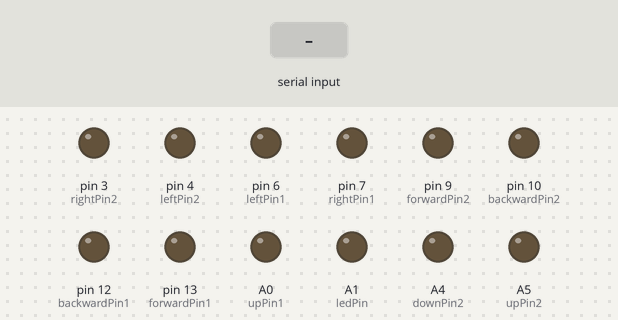
Bench run of a sketch on a simulated Arduino Uno, built with avr-gcc and run on an emulated ATmega328P. Parts: output pins drawn as LEDs (lit = HIGH). The test bench sets the inputs (shaded band).

Above: at 1.2 s.
1.3 s: "30,150\n" received over Serial
At 3.0 s:
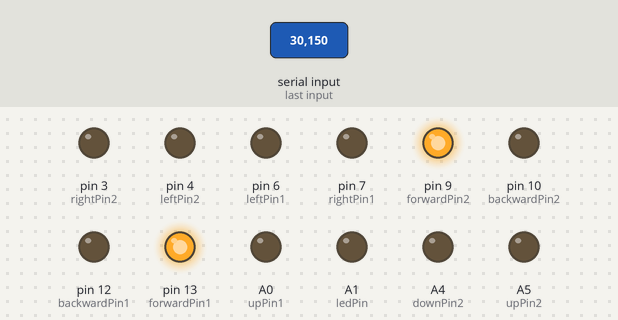
At 7.2 s:
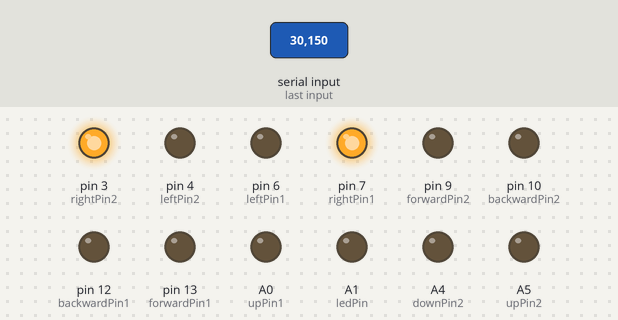
Timing chart, 0 to 17.3 s (numbered marks = the images above; inputs shaded):
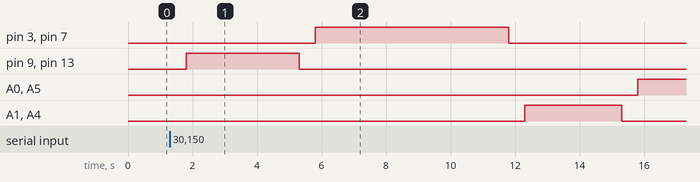

The sketch:

interact-with-python-script.ino
```cpp
/*
      Author: Nicholas Bester
      Title: Twitter Mention Test
      Version: 0.1
*/

// Debuging variables
int const DEBUG = 0; // Test LED without Serial feedback

// LED control
int ledPin = A1;

// Value sent from Python
int signalState;

//value to check if loop has finished
bool allowLoop = true;

// Rood => Rechts
// Zwart => links

//forward pins => yellow
int forwardPin1 = 13;
int forwardPin2 = 9;

//backward pins => yellow
int backwardPin1 = 12;
int backwardPin2 = 10;

//left pins
int leftPin1 = 6;
int leftPin2 = 4;

//right pins
int rightPin1 = 7;
int rightPin2 = 3;

//up pins
int upPin1 = A0;
int upPin2 = A5;

//down pins
int downPin1 = A1;
int downPin2 = A4;

void setup() {
  // Transistor pin connection on board
  pinMode(ledPin, OUTPUT);

  pinMode(forwardPin1, OUTPUT);
  pinMode(forwardPin2, OUTPUT);
  pinMode(backwardPin1, OUTPUT);
  pinMode(backwardPin2, OUTPUT);

  pinMode(leftPin1, OUTPUT);
  pinMode(leftPin2, OUTPUT);
  pinMode(rightPin1, OUTPUT);
  pinMode(rightPin2, OUTPUT);

  pinMode(downPin1, OUTPUT);
  pinMode(downPin2, OUTPUT);
  pinMode(upPin1, OUTPUT);
  pinMode(upPin2, OUTPUT);


  // Enabling communication
  Serial.begin(9600);
  // Test breadboard setup to LED
  if (DEBUG) {
    tweetReceived();
  }


}

void loop() {
  if (!DEBUG) {
    if (Serial.available()) {
      byte receivedValue = Serial.read() - '0';
      signalState = receivedValue;

      if (signalState == 1) {
        tweetReceived();
      }

      else if (signalState == 0) {
        ledToggle(false);
      }

      Serial.flush();
    }
  }
}

// Flash the light when tweet is received
void tweetReceived() {
  /*for (int i = 0; i < 10; i++) {
    ledToggle(true);
    delay(100);
    ledToggle(false);
    delay(100);
  }*/
   if(allowLoop) {
    allowLoop = false;
    goForward(3500);
    goRight(6000);
    goDown(3000);
    goUp(3000);
    goLeft(5900); //geen 6000 => gaat anders net iets te ver
    goBackwards(3300); //geen 3500 => gaat anders net iets te ver
    goDown(1000);
    goUp(1000);
    allowLoop = true;
  }
}

// turn LED on and off
void ledToggle(boolean value) {
  if (value) {
    analogWrite(ledPin, 1023);
  } else {
    analogWrite(ledPin, 0);
  }
}

void goForward(int amountOfMS) {
  delay(500); //making sure not to short out the circuit
  digitalWrite(backwardPin1, LOW);
  digitalWrite(backwardPin2, LOW);
  digitalWrite(forwardPin1, HIGH);
  digitalWrite(forwardPin2, HIGH);
  delay(amountOfMS);
  //making sure all outputs are LOW again after action
  digitalWrite(backwardPin1, LOW);
  digitalWrite(backwardPin2, LOW);
  digitalWrite(forwardPin1, LOW);
  digitalWrite(forwardPin2, LOW);
}

void goBackwards(int amountOfMS) {
  delay(500); //making sure not to short out the circuit
  digitalWrite(backwardPin1, HIGH);
  digitalWrite(backwardPin2, HIGH);
  digitalWrite(forwardPin1, LOW);
  digitalWrite(forwardPin2, LOW);
  delay(amountOfMS);
  //making sure all outputs are LOW again after action
  digitalWrite(backwardPin1, LOW);
  digitalWrite(backwardPin2, LOW);
  digitalWrite(forwardPin1, LOW);
  digitalWrite(forwardPin2, LOW);
}

void goLeft(int amountOfMS) {
  delay(500); //making sure not to short out the circuit
  digitalWrite(leftPin1, HIGH);
  digitalWrite(leftPin2, HIGH);
  digitalWrite(rightPin1, LOW);
  digitalWrite(rightPin2, LOW);
  delay(amountOfMS);
  //making sure all outputs are LOW again after action
  digitalWrite(leftPin1, LOW);
  digitalWrite(leftPin2, LOW);
  digitalWrite(rightPin1, LOW);
  digitalWrite(rightPin2, LOW);
}

void goRight(int amountOfMS) {
  delay(500); //making sure not to short out the circuit
  digitalWrite(rightPin1, HIGH);
  digitalWrite(rightPin2, HIGH);
  digitalWrite(leftPin1, LOW);
  digitalWrite(leftPin2, LOW);
  delay(amountOfMS);
  //making sure all outputs are LOW again after action
  digitalWrite(leftPin1, LOW);
  digitalWrite(leftPin2, LOW);
  digitalWrite(rightPin1, LOW);
  digitalWrite(rightPin2, LOW);
}

void goDown(int amountOfMS) {
  delay(500); //making sure not to short out the circuit
  digitalWrite(downPin1, HIGH);
  digitalWrite(downPin2, HIGH);
  digitalWrite(upPin1, LOW);
  digitalWrite(upPin2, LOW);
  delay(amountOfMS);
  //making sure all outputs are LOW again after action
  digitalWrite(downPin1, LOW);
  digitalWrite(downPin2, LOW);
  digitalWrite(upPin1, LOW);
  digitalWrite(upPin2, LOW);
}

void goUp(int amountOfMS) {
  delay(500); //making sure not to short out the circuit
  digitalWrite(upPin1, HIGH);
  digitalWrite(upPin2, HIGH);
  digitalWrite(downPin1, LOW);
  digitalWrite(downPin2, LOW);
  delay(amountOfMS);
  //making sure all outputs are LOW again after action
  digitalWrite(downPin1, LOW);
  digitalWrite(downPin2, LOW);
  digitalWrite(upPin1, LOW);
  digitalWrite(upPin2, LOW);
}
```

Measured:
- after the input at 1.3 s, pin 3 (rightPin2), pin 7 (rightPin1): LOW → HIGH after 4.5 s, → LOW 6.0 s later; pin 9 (forwardPin2), pin 13 (forwardPin1): LOW → HIGH after 0.50 s, → LOW 3.5 s later; A0 (upPin1), A5 (upPin2): LOW → HIGH after 14.5 s; A1 (ledPin), A4 (downPin2): LOW → HIGH after 11.0 s, → LOW 3.0 s later
